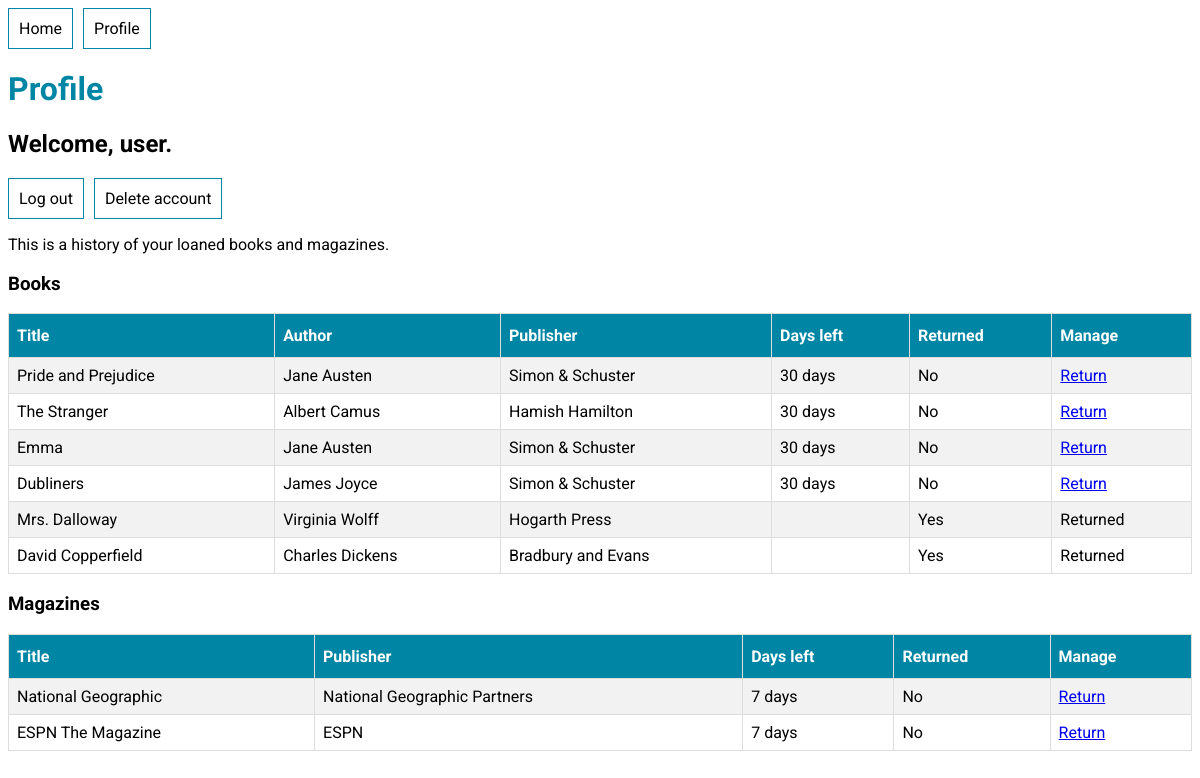
/user/profile/ (signed in), run on the app's committed database.
### library_app/models.py (models this page shows, shortened)
class BookLoan(models.Model):
    user = models.ForeignKey(User, on_delete=models.CASCADE)
    book = models.ForeignKey(Book, on_delete=models.CASCADE)
    loaned_timestamp = models.DateTimeField(auto_now_add=True)
    returned_timestamp = models.DateTimeField(null=True)
    def daysLeft(self):
        date_to_return = self.loaned_timestamp + \
        timedelta(days=loan_days_limit['book'])
        days_left = (date_to_return - self.loaned_timestamp).days
        return days_left

class Book(models.Model):
    title = models.CharField(max_length=200)
    author = models.CharField(max_length=200)
    publisher = models.CharField(max_length=200)
    is_available = models.BooleanField(default=True)

class MagazineLoan(models.Model):
    user = models.ForeignKey(User, on_delete=models.CASCADE)
    magazine = models.ForeignKey(Magazine, on_delete=models.CASCADE)
    loaned_timestamp = models.DateTimeField(auto_now_add=True)
    returned_timestamp = models.DateTimeField(null=True)
    def daysLeft(self):
        date_to_return = self.loaned_timestamp + \
        timedelta(days=loan_days_limit['magazine'])
        days_left = (date_to_return - self.loaned_timestamp).days
        return days_left

class Magazine(models.Model):
    title = models.CharField(max_length=200)
    publisher = models.CharField(max_length=200)
    is_available = models.BooleanField(default=True)

### user_app/views.py (the view)
# urls.py: path("profile/", views.profile, name="profile"),
@login_required
def profile(request):
    user = request.user
    bookloans = BookLoan.objects.filter(user=user).order_by("returned_timestamp")
    magazineloans = MagazineLoan.objects.filter(user=user).order_by("returned_timestamp")
    context = {"bookloans": bookloans, "magazineloans": magazineloans, "user": user}
    return render(request, "user_app/profile.html", context)

### templates/user_app/profile.html (shortened to what this page needs)
{% extends "base.html" %}
{% block content %}
<h1>Profile</h1>
<div>
    <h2>Welcome, {{user.username}}.</h2>
    <ul>
        <li><a href="{% url 'user_app:logout' %}">Log out</a></li>
        <li><a href="{% url 'user_app:delete_account' %}">Delete account</a></li>
    </ul>
    <p>This is a history of your loaned books and magazines.</p>
    <div>
        <h3>Books</h3>
        {% if bookloans.count %}
        <table>
            <tr>
                <th>Title</th>
                <th>Author</th>
                <th>Publisher</th>
                <th>Days left</th>
                <th>Returned</th>
                <th>Manage</th>
            </tr>
            {% for bookloan in bookloans %}
            <tr>
                <td>{{bookloan.book.title}}</td>
                <td>{{bookloan.book.author}}</td>
                <td>{{bookloan.book.publisher}}</td>
                <td>{% if bookloan.returned_timestamp is not None %} {% else %} {{bookloan.daysLeft}} days {% endif %}</td>
                <td>{% if bookloan.returned_timestamp is not None %} Yes {% else %} No {% endif %}</td>
                <td>{% if bookloan.returned_timestamp is not None %} Returned {% else %}<a href="{% url "user_app:return_item" "book" bookloan.book.id%}">Return</a> {% endif %}</td>
            </tr>
            {% endfor %}
        </table>
        {% else %}
            <p>You currently have no loaned books.</p>
        {% endif %}
   <h3>Magazines</h3>
    {% if magazineloans.count %}
      <table>
        <tr>
          <th>Title</th>
          <th>Publisher</th>
          <th>Days left</th>
          <th>Returned</th>
          <th>Manage</th>
        </tr>
        {% for magazineloan in magazineloans %}
        <tr>
          <td>{{magazineloan.magazine.title}}</td>
          <td>{{magazineloan.magazine.publisher}}</td>
          <td>{% if magazineloan.returned_timestamp is not None %} {% else %} {{magazineloan.daysLeft}} days {% endif %}</td>
          <td>{% if magazineloan.returned_timestamp is not None %} Yes {% else %} No {% endif %}</td>
          <td>{% if magazineloan.returned_timestamp is not None %} Returned {% else %}<a href="{% url "user_app:return_item" "magazine" magazineloan.magazine.id%}">Return</a> {% endif %}</td>
        </tr>
        {% endfor %}
      </table>
    {% else %}
      <p>You currently have no loaned magazines.</p>
    {% endif %}
    </div>
</div>
{% endblock content %}

### static/style.css (style rules this page uses)
* { font-family: "Roboto", helvetica, arial, sans-serif; }
h1 { color: rgb(0, 134, 164); }
ul { list-style-type: none; margin: 0; padding: 0; overflow: hidden; }
li { float: left; padding-right: 10px; }
li a { display: block; text-decoration: none; padding-right: 10px; color: black; border: 1px solid rgb(0, 134, 164); padding: 10px; }
table { border-collapse: collapse; width: 100%; }
td, th { border: 1px solid #ddd; padding: 8px; }
th { padding-top: 12px; padding-bottom: 12px; text-align: left; background-color: rgb(0, 134, 164); color: white; }
tr:nth-child(even) { background-color: #f2f2f2; }

### data on the page
BookLoan: book "Pride and Prejudice", book.author "Jane Austen", book.publisher "Simon & Schuster", daysLeft "30", shows "No", shows "Return"
BookLoan: book "The Stranger", book.author "Albert Camus", book.publisher "Hamish Hamilton", daysLeft "30", shows "No", shows "Return"
BookLoan: book "Emma", book.author "Jane Austen", book.publisher "Simon & Schuster", daysLeft "30", shows "No", shows "Return"
BookLoan: book "Dubliners", book.author "James Joyce", book.publisher "Simon & Schuster", daysLeft "30", shows "No", shows "Return"
BookLoan: book "Mrs. Dalloway", book.author "Virginia Wolff", book.publisher "Hogarth Press", shows "Yes", shows "Returned"
BookLoan: book "David Copperfield", book.author "Charles Dickens", book.publisher "Bradbury and Evans", shows "Yes", shows "Returned"
MagazineLoan: magazine "National Geographic", magazine.publisher "National Geographic Partners", daysLeft "7", shows "No", shows "Return"
MagazineLoan: magazine "ESPN The Magazine", magazine.publisher "ESPN", daysLeft "7", shows "No", shows "Return"

### other printed values
{{ user.username }} "user"
